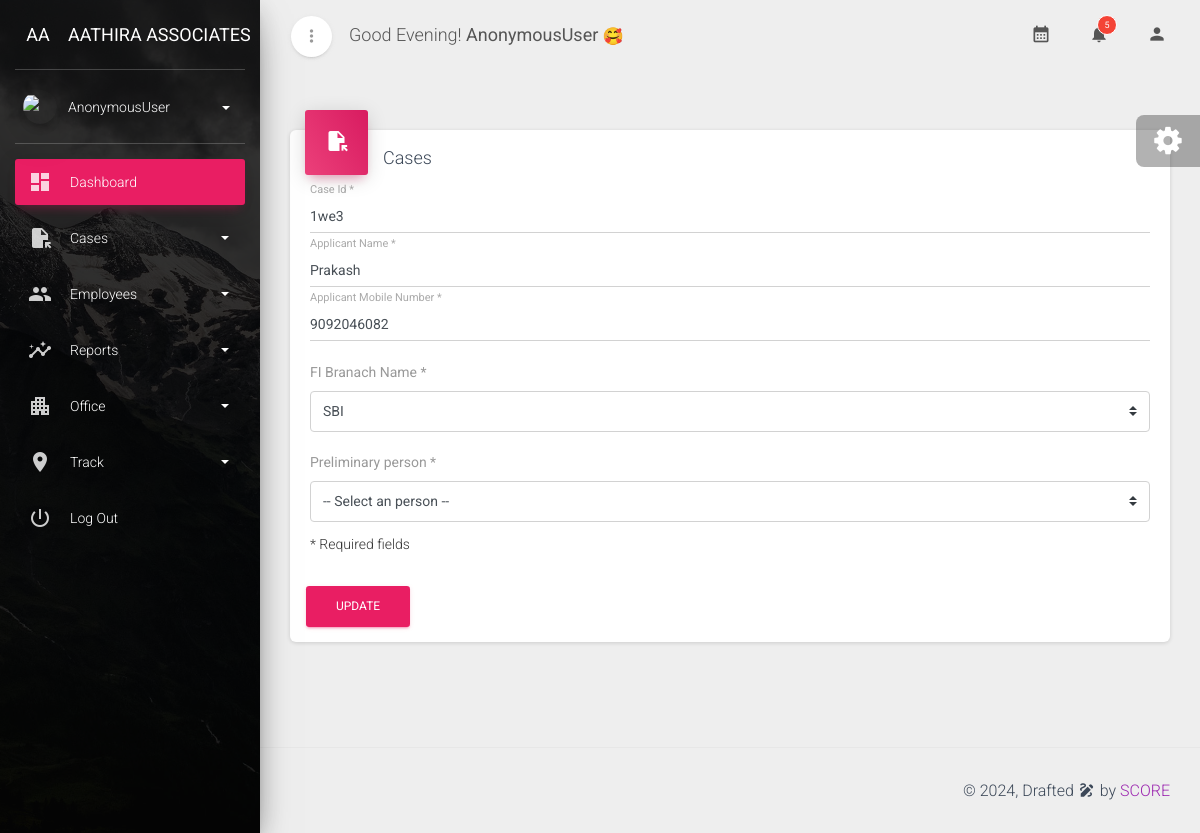
The page /updatecases/3 on the database its author committed.
### pma/models.py (models this page shows, shortened)
class Cases(models.Model):
    caseid=models.CharField(max_length=25)
    applicantname=models.CharField(max_length=100)
    finame=models.ForeignKey(FIbranch,on_delete=models.CASCADE)
    applicant_mobile_number=models.PositiveBigIntegerField()
    created_at = models.DateTimeField(default=datetime.now())
    is_active = models.BooleanField(default=True)

class FIbranch(models.Model):
    finame=models.CharField(max_length=25)
    location = models.CharField(max_length=100)
    is_active =models.BooleanField(default=True)

### pma/views.py (the view, shortened to what this page needs)
# urls.py: path('updatecases/<int:id>',views.updatecases,name='updatecases'),
def updatecases(request,id):
    fibl=FIbranch.objects.filter(is_active=True)
    obj = get_object_or_404(Cases,id=id)
    return render(request,'manager/updatecases.html',{'obj':obj,'fibl':fibl})

### pma/context_processors.py (called while the page is built)
def greetings(request):
    if 5 <= current_hour < 12:
        greeting = "Good Morning!"
    elif 12 <= current_hour < 17:
        greeting = "Good Afternoon!"
    elif 17 <= current_hour < 21:
        greeting = "Good Evening!"
    else:
        greeting = "Good Night!"
    return {'greeting': greeting,'c_h':current_hour}

### pma/templates/Manager/updatecases.html (shortened to what this page needs)
{% extends 'manager/base.html' %}
{% load static %}
{% block content %}
<div class="content">
    <div class="container-fluid">
      <div class="row">
        <div class="col-md-12">
          <form id="RegisterValidation" method="POST">
            <div class="card ">
              <div class="card-header card-header-rose card-header-icon">
                <div class="card-icon">
                  <i class="material-icons">file_open</i>
                </div>
                <h4 class="card-title">Cases</h4>
              </div>
              <div class="card-body ">
                <div class="form-group">
                  <label for="caseid" class="bmd-label-floating"> Case Id *</label>
                  <input type="text" class="form-control" id="caseid" value={{obj.caseid}} name='caseid' equired="true">
                </div>
                <div class="form-group">
                  <label for="applicantname" class="bmd-label-floating"> Applicant Name *</label>
                  <input type="text" class="form-control" id="applicantname" value={{obj.applicantname}} name="applicantname" required="true">
                </div>
                <div class="form-group">
                    <label for="mobilenumber" class="bmd-label-floating"> Applicant Mobile Number *</label>
                    <input type="number" class="form-control" id="mobilenumber" value={{obj.applicant_mobile_number}} name="mobilenumber" required="true">
                  </div>
                  <div class="form-group">
                    <label for="fibranchname" class="bmd-label-floating"> FI Branach Name *</label>
                    <select class="custom-select" id="item" name="finame">
                        {% for i in fibl %}
                            <option value={{i.id}} {% if i.id == obj.finame.id %}selected{% endif %}>
                                {{i.finame}}
                            </option>
                        {% endfor %}
                    </select>
                  </div>
                  <div class="form-group">
                    <label for="employeename" class="bmd-label-floating"> Preliminary person * </label>
                    <select class="custom-select" data-style="select-with-transition" id="employeename" name="employeename">
                        <option disabled selected value> -- Select an person -- </option>
                    </select>
                  </div>
                <div class="category form-category">* Required fields</div>
              </div>
              <div class="card-footer text-right">
                <button type="submit" class="btn btn-rose">Update</button>
              </div>
            </div>
          </form>
        </div>
      </div>
    </div>
  </div>
  {% endblock %}

### rows shown on the page
Cases: caseid "1we3", applicantname "Prakash", mobilenumber "9092046082", finame "SBI"

### other values the page prints
{{ user }} "AnonymousUser"
{{ greeting }} "Good Evening!"
